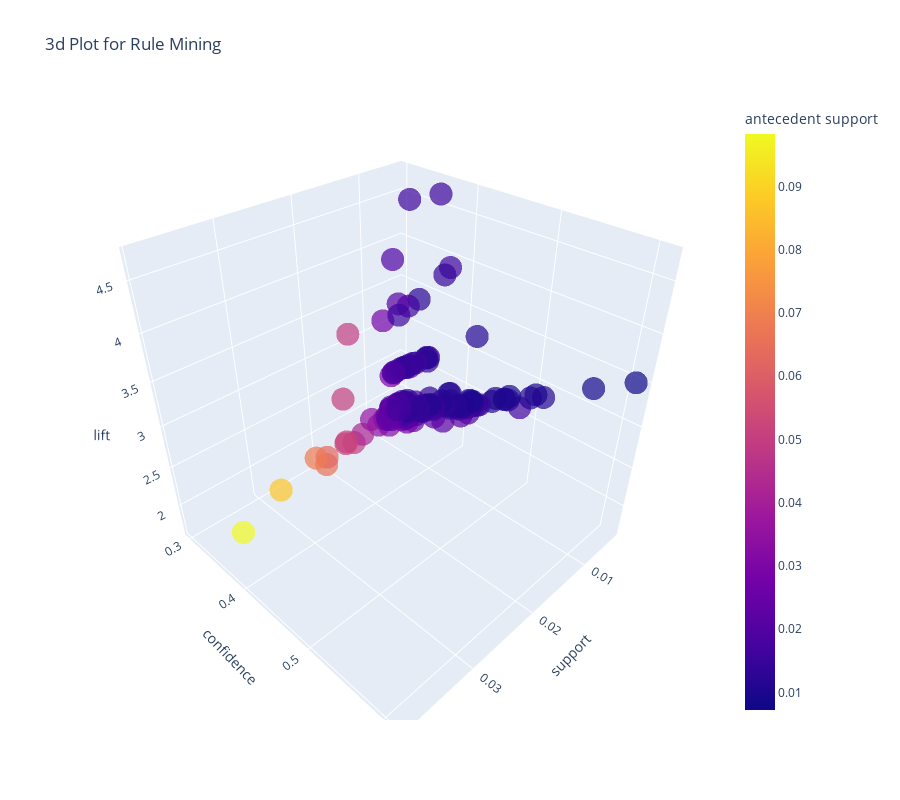

Notebook cell for this chart:
### Code cell
plot_model(model2, plot = '3d')

### Figure 1 — Plotly figure (JSON) as saved in the notebook; plotly's stock layout.template omitted (floating-point values rounded to 4 significant figures; data arrays with more than 128 entries replaced by an {"elided": "..."} marker saying what was removed)
{"data": [{"customdata": {"elided": "142x2 str values"}, "hovertemplate": "support=%{x}<br>confidence=%{y}<br>lift=%{z}<br>antecedents=%{customdata[0]}<br>consequents=%{customdata[1]}<br>antecedent support=%{marker.color}<extra></extra>", "legendgroup": "", "marker": {"color": {"elided": "142 float values"}, "coloraxis": "coloraxis", "opacity": 0.7, "symbol": "circle"}, "mode": "markers", "name": "", "scene": "scene", "showlegend": false, "type": "scatter3d", "x": {"elided": "142 float values"}, "y": {"elided": "142 float values"}, "z": {"elided": "142 float values"}}], "layout": {"coloraxis": {"colorbar": {"title": {"text": "antecedent support"}}, "colorscale": [[0, "#0d0887"], [0.1111, "#46039f"], [0.2222, "#7201a8"], [0.3333, "#9c179e"], [0.4444, "#bd3786"], [0.5556, "#d8576b"], [0.6667, "#ed7953"], [0.7778, "#fb9f3a"], [0.8889, "#fdca26"], [1, "#f0f921"]]}, "height": 800, "legend": {"tracegroupgap": 0}, "scene": {"domain": {"x": [0, 1], "y": [0, 1]}, "xaxis": {"title": {"text": "support"}}, "yaxis": {"title": {"text": "confidence"}}, "zaxis": {"title": {"text": "lift"}}}, "title": {"text": "3d Plot for Rule Mining"}, "width": 900}}
